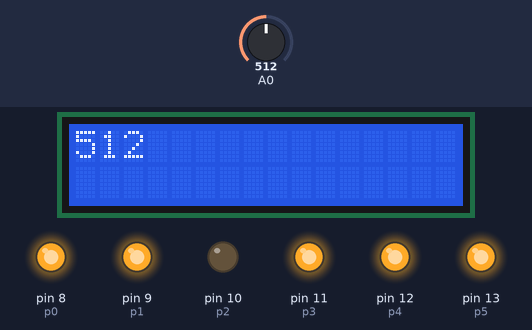
A sketch run on a simulated Arduino Uno, built with avr-gcc and run on an emulated ATmega328P. Parts: 16×2 character LCD, output pins drawn as LEDs (lit = HIGH). The test bench sets the inputs (shaded band); at power-on: A0 = 512. Pins used as bus, display or sensor lines are not drawn.

Above: at 5.8 s.
5.9 s: A0 set to 716
At 11.0 s:
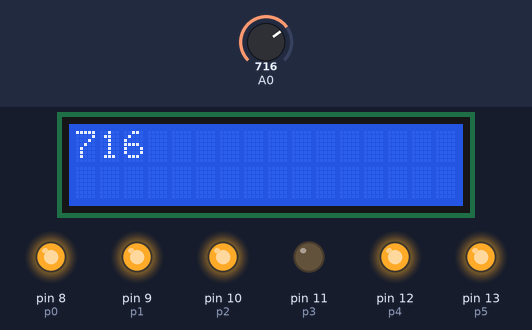
16.5 s: A0 set to 900
At 21.2 s:
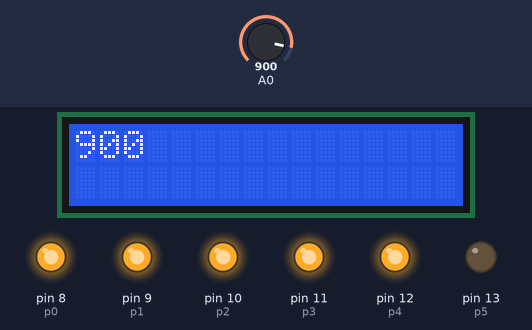
26.5 s: A0 set to 1023
At 40.5 s:
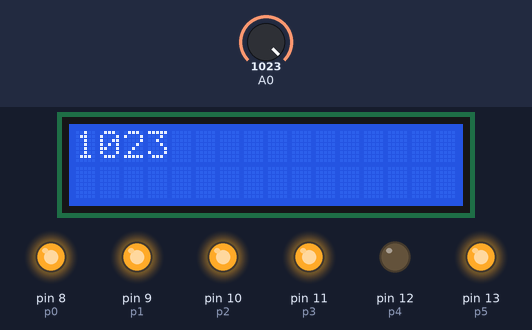
Timing chart, 0 to 42.0 s (numbered marks = the images above; inputs shaded):
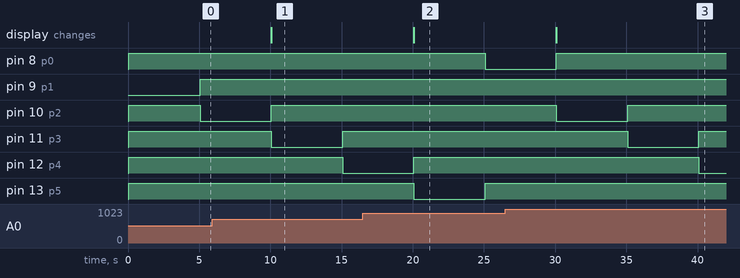

Measured:
- after the input at 5.9 s, the display: changes after 4.2 s (image 1)
- after the input at 16.5 s, the display: changes after 3.6 s (image 2)
- after the input at 26.5 s, the display: changes after 3.6 s (image 3)

The sketch:

idpins.ino
```cpp
#include <LiquidCrystal.h>

//selection
#define s0  5
#define s1  6
#define s2  7
//tbi pins
#define p0  8
#define p1  9
#define p2  10
#define p3  11
#define p4  12
#define p5  13
//lcd pins
#define d7  17
#define d6  16
#define d5  15
#define d4  4
#define rs  19
#define en  18

unsigned char sel = 0b000;
LiquidCrystal lcd(rs,en,d4,d5,d6,d7);

void setup(){

  lcd.begin(16,2);
  lcd.print("LCD");

  pinMode(s0,OUTPUT);
  pinMode(s1,OUTPUT);
  pinMode(s2,OUTPUT);

  pinMode(A0, INPUT);

  pinMode(p0,OUTPUT);
  pinMode(p1,OUTPUT);
  pinMode(p2,OUTPUT);
  pinMode(p3,OUTPUT);
  pinMode(p4,OUTPUT);
  pinMode(p5,OUTPUT);

  //all tbi pins start high
  digitalWrite(p0,HIGH);
  digitalWrite(p1,HIGH);
  digitalWrite(p2,HIGH);
  digitalWrite(p3,HIGH);
  digitalWrite(p4,HIGH);
  digitalWrite(p5,HIGH);

  lcd.clear();

  for(int pin = p0; pin < (p5+1); pin++){
    sel = pin - p0;

    //select pin to read from demux
    digitalWrite(s0, (sel & 1));
    digitalWrite(s1, (sel & 2));
    digitalWrite(s2, (sel & 4));


    for(int nPin = p0; nPin < (p5 + 1); nPin++){
      if(nPin == pin) {continue;}

      digitalWrite(nPin, LOW);
      int reading = analogRead(A0);

      lcd.print(reading,DEC);
      delay(5000);

      digitalWrite(nPin, HIGH);
      lcd.clear();
    }


  }


}


void loop(){

}
```
